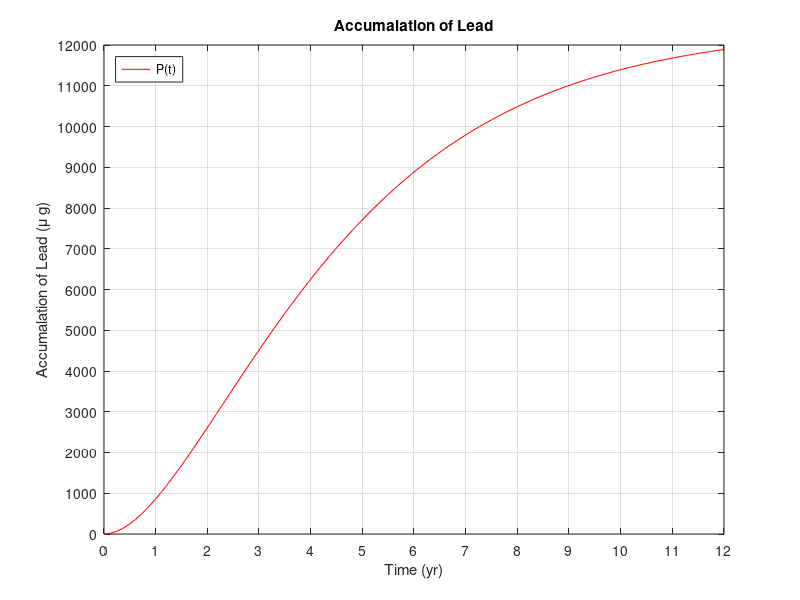

Reproduce this figure in MATLAB.
clear				% Clear previous definitions
figure(101)           % Assign figure number
clf                 % Clear previous figures
hold off            % Start with fresh graph

t = linspace(0,12,100);
P = -(1000000*exp(-(33*t)/100))/33 + (125000*exp(-(14*t)/25))/7 + 2875000/231;
plot(t,P,'r');

grid on
hold on

xticks(0:1:12);
yticks(0:1000:12000)
xlabel('Time (yr)');
ylab = ylabel('Accumalation of Lead (\mu g)');
title('Accumalation of Lead');
legend({'P(t)'},'Location','northwest')
